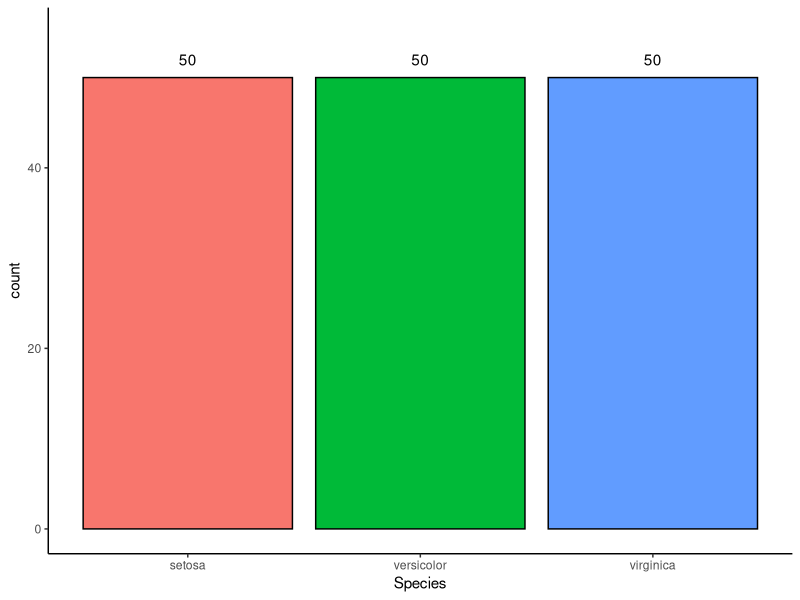

Write R code to recreate this figure.
## ---- chunk 1
library(tidyverse)

knitr::opts_chunk$set(echo = TRUE)
## ---- chunk 2
ggplot(iris, aes(x = Species)) +
  geom_bar(aes(fill = Species), color = 'black') +
# adds the counts
  geom_text(stat = 'count', aes(label = ..count..), vjust = -1) +
# might need to adjust the plot area so the counts are nicely visible
  coord_cartesian(ylim = c(0, 55)) +
  theme_classic() +
  theme(legend.position = 'none')

